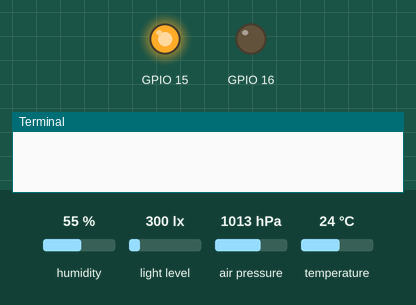
The program below on a simulated Raspberry Pi (BCM pin numbers). Shown: output pins drawn as LEDs (lit = HIGH), the last lines printed to the terminal. The test bench sets the inputs (shaded band); at power-on: humidity 55 %, light level 300 lx, air pressure 1013 hPa, temperature 24 °C. At 1.0 s the program stops and its outputs stay as they are.

Above: at 0.1 s.
At 0.6 s:
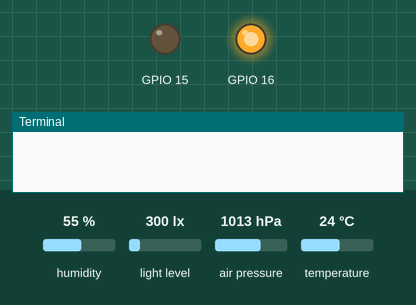
At 1.1 s:
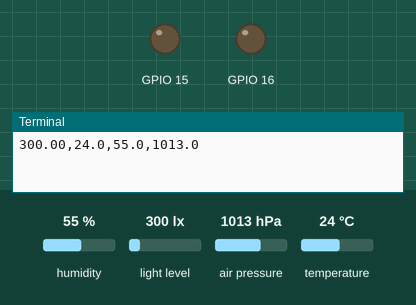
Timing chart, 0 to 2.5 s (numbered marks = the images above):
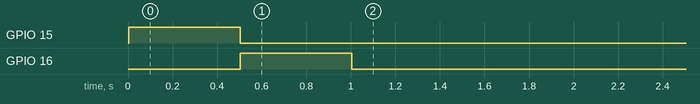

The program:

smartmod.py
```python
#imports for temperature/humidity/pressure sensor
import board
import busio
import adafruit_bme280
import time
#imports for light sensor
import smbus
#imports for LEDs
import RPi.GPIO as GPIO

def bme280():
    i2c = busio.I2C(board.SCL, board.SDA)
    #while True:
    #    bme280 = adafruit_bme280.Adafruit_BME280_I2C(i2c)
    #    print("\nTemperature: %0.1f C" % bme280.temperature)
    #    print("Humidity: %0.1f %%" % bme280.humidity)
    #    print("Pressure: %0.1f hPa" % bme280.pressure)
    #    time.sleep(1)

    bme280 = adafruit_bme280.Adafruit_BME280_I2C(i2c)
    #print("\nTemperature: %0.1f C" % bme280.temperature)
    #print("Humidity: %0.1f %%" % bme280.humidity)
    #print("Pressure: %0.1f hPa" % bme280.pressure)
    list = [bme280.temperature, bme280.humidity, bme280.pressure]
    return list


def bh1750():
    # Define some constants from the datasheet

    DEVICE     = 0x23 # Default device I2C address

    POWER_DOWN = 0x00 # No active state
    POWER_ON   = 0x01 # Power on
    RESET      = 0x07 # Reset data register value

    # Start measurement at 4lx resolution. Time typically 16ms.
    CONTINUOUS_LOW_RES_MODE = 0x13
    # Start measurement at 1lx resolution. Time typically 120ms
    CONTINUOUS_HIGH_RES_MODE_1 = 0x10
    # Start measurement at 0.5lx resolution. Time typically 120ms
    CONTINUOUS_HIGH_RES_MODE_2 = 0x11
    # Start measurement at 1lx resolution. Time typically 120ms
    # Device is automatically set to Power Down after measurement.
    ONE_TIME_HIGH_RES_MODE_1 = 0x20
    # Start measurement at 0.5lx resolution. Time typically 120ms
    # Device is automatically set to Power Down after measurement.
    ONE_TIME_HIGH_RES_MODE_2 = 0x21
    # Start measurement at 1lx resolution. Time typically 120ms
    # Device is automatically set to Power Down after measurement.
    ONE_TIME_LOW_RES_MODE = 0x23

    #bus = smbus.SMBus(0) # Rev 1 Pi uses 0
    bus = smbus.SMBus(1)  # Rev 2 Pi uses 1

    def convertToNumber(data):
      # Simple function to convert 2 bytes of data
      # into a decimal number. Optional parameter 'decimals'
      # will round to specified number of decimal places.
      result=(data[1] + (256 * data[0])) / 1.2
      return (result)

    def readLight(addr=DEVICE):
      # Read data from I2C interface2
      data = bus.read_i2c_block_data(addr,ONE_TIME_HIGH_RES_MODE_1)
      return convertToNumber(data)

    #while True:
    #    lightLevel=readLight()
    #    print("Light Level : " + format(lightLevel,'.2f') + " lx")
    #    time.sleep(0.5)
    lightLevel = readLight()
    #return("Light Level : " + format(lightLevel,'.2f') + " lx")
    return format(lightLevel, '.2f')

def sensors():
    answer = input("What do you want to measure?\n1.Temperature/humidity/pressure\n2.The light level\n")
    if (answer == "1"):
        list = bme280()
        print("\nTemperature: %0.1f C" % list[0])
        print("Humidity: %0.1f %%" % list[1])
        print("Pressure: %0.1f hPa" % list[2])
    else:
        print("Light level : " + bh1750() + " lx")


#############################LEDs code
GPIO.setmode(GPIO.BCM)
GPIO.setwarnings(False)

def turnLEDon(GPno):
    GPIO.setup(GPno,GPIO.OUT)
    #print("LED on")
    GPIO.output(GPno,GPIO.HIGH)
    time.sleep(0.5)
    #print("LED off")
    GPIO.output(GPno,GPIO.LOW)

def yellowLED():
    turnLEDon(16) #yellow led

def greenLED():
    turnLEDon(18) #green led

def redLED():
    turnLEDon(15) #red led

def whiteLED():
    turnLEDon(22) #white led
#####################################
def SensCheck():
    list = bme280()
    lightLV = bh1750()

    if (lightLV < '1.00'):
        whiteLED()
    if (list[0] > 20):
        redLED()
    if (list[1] > 98):
        greenLED()
    if (list[2] > 700):
        yellowLED()

    lightLevel = lightLV + " lx"
    tempLevel = "Temperature: %0.1f C" % list[0]
    humidLevel = "Humidity: %0.1f %%" % list[1]
    presLevel = "Pressure: %0.1f hPa" % list[2]

    #print(lightLevel)
    #print(humidLevel)
    #print(presLevel)
    #print (tempLevel)

    strlist = []
    strlist.append(lightLV)
    strlist.append("%0.1f" % list[0])
    strlist.append("%0.1f" % list[1])
    strlist.append("%0.1f" % list[2])
    return strlist

#SensCheck()
#sensors()

def solution():
    list = SensCheck()
    my_string = ','.join(map(str, list))
    print(my_string)

solution()
```
